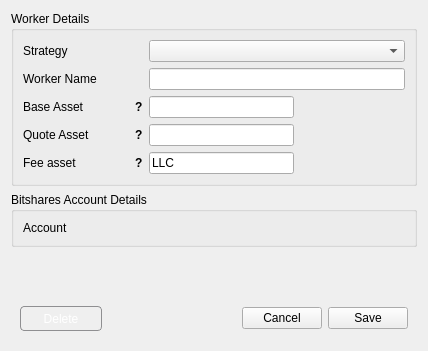
<?xml version="1.0" encoding="UTF-8"?>
<ui version="4.0">
 <class>Dialog</class>
 <widget class="QDialog" name="Dialog">
  <property name="geometry">
   <rect>
    <x>0</x>
    <y>0</y>
    <width>428</width>
    <height>351</height>
   </rect>
  </property>
  <property name="windowTitle">
   <string>DEXBot - Edit Worker</string>
  </property>
  <layout class="QVBoxLayout" name="verticalLayout">
   <item>
    <widget class="QGroupBox" name="groupBox">
     <property name="title">
      <string>Worker Details</string>
     </property>
     <layout class="QFormLayout" name="formLayout_3">
      <item row="0" column="0">
       <widget class="QLabel" name="strategy_label">
        <property name="minimumSize">
         <size>
          <width>120</width>
          <height>0</height>
         </size>
        </property>
        <property name="maximumSize">
         <size>
          <width>120</width>
          <height>16777215</height>
         </size>
        </property>
        <property name="text">
         <string>Strategy</string>
        </property>
        <property name="buddy">
         <cstring>strategy_input</cstring>
        </property>
       </widget>
      </item>
      <item row="0" column="1">
       <widget class="QComboBox" name="strategy_input">
        <property name="currentIndex">
         <number>-1</number>
        </property>
       </widget>
      </item>
      <item row="1" column="0">
       <widget class="QLabel" name="worker_name_label">
        <property name="minimumSize">
         <size>
          <width>120</width>
          <height>0</height>
         </size>
        </property>
        <property name="maximumSize">
         <size>
          <width>120</width>
          <height>16777215</height>
         </size>
        </property>
        <property name="text">
         <string>Worker Name</string>
        </property>
        <property name="buddy">
         <cstring>worker_name_input</cstring>
        </property>
       </widget>
      </item>
      <item row="1" column="1">
       <widget class="QLineEdit" name="worker_name_input"/>
      </item>
      <item row="5" column="1">
       <widget class="QLineEdit" name="quote_asset_input">
        <property name="sizePolicy">
         <sizepolicy hsizetype="Fixed" vsizetype="Fixed">
          <horstretch>0</horstretch>
          <verstretch>0</verstretch>
         </sizepolicy>
        </property>
        <property name="maximumSize">
         <size>
          <width>145</width>
          <height>16777215</height>
         </size>
        </property>
       </widget>
      </item>
      <item row="3" column="0">
       <widget class="QWidget" name="base_asset_wrap" native="true">
        <property name="sizePolicy">
         <sizepolicy hsizetype="Fixed" vsizetype="Preferred">
          <horstretch>0</horstretch>
          <verstretch>0</verstretch>
         </sizepolicy>
        </property>
        <property name="minimumSize">
         <size>
          <width>120</width>
          <height>0</height>
         </size>
        </property>
        <property name="maximumSize">
         <size>
          <width>120</width>
          <height>16777215</height>
         </size>
        </property>
        <layout class="QHBoxLayout" name="horizontalLayout">
         <property name="spacing">
          <number>0</number>
         </property>
         <property name="leftMargin">
          <number>0</number>
         </property>
         <property name="topMargin">
          <number>0</number>
         </property>
         <property name="rightMargin">
          <number>0</number>
         </property>
         <property name="bottomMargin">
          <number>0</number>
         </property>
         <item>
          <widget class="QLabel" name="base_asset_label">
           <property name="minimumSize">
            <size>
             <width>0</width>
             <height>0</height>
            </size>
           </property>
           <property name="maximumSize">
            <size>
             <width>16777215</width>
             <height>16777215</height>
            </size>
           </property>
           <property name="text">
            <string>Base Asset</string>
           </property>
          </widget>
         </item>
         <item>
          <widget class="QLabel" name="base_asset_tooltip">
           <property name="sizePolicy">
            <sizepolicy hsizetype="Fixed" vsizetype="Preferred">
             <horstretch>0</horstretch>
             <verstretch>0</verstretch>
            </sizepolicy>
           </property>
           <property name="font">
            <font>
             <weight>75</weight>
             <bold>true</bold>
            </font>
           </property>
           <property name="cursor">
            <cursorShape>WhatsThisCursor</cursorShape>
           </property>
           <property name="toolTip">
            <string>Asset to be used as unit of measure</string>
           </property>
           <property name="text">
            <string>?</string>
           </property>
           <property name="margin">
            <number>5</number>
           </property>
          </widget>
         </item>
        </layout>
       </widget>
      </item>
      <item row="5" column="0">
       <widget class="QWidget" name="quote_asset_wrap" native="true">
        <property name="sizePolicy">
         <sizepolicy hsizetype="Fixed" vsizetype="Preferred">
          <horstretch>0</horstretch>
          <verstretch>0</verstretch>
         </sizepolicy>
        </property>
        <property name="minimumSize">
         <size>
          <width>120</width>
          <height>0</height>
         </size>
        </property>
        <property name="maximumSize">
         <size>
          <width>120</width>
          <height>16777215</height>
         </size>
        </property>
        <layout class="QHBoxLayout" name="horizontalLayout_3">
         <property name="spacing">
          <number>0</number>
         </property>
         <property name="leftMargin">
          <number>0</number>
         </property>
         <property name="topMargin">
          <number>0</number>
         </property>
         <property name="rightMargin">
          <number>0</number>
         </property>
         <property name="bottomMargin">
          <number>0</number>
         </property>
         <item>
          <widget class="QLabel" name="quote_asset_label">
           <property name="minimumSize">
            <size>
             <width>0</width>
             <height>0</height>
            </size>
           </property>
           <property name="maximumSize">
            <size>
             <width>16777215</width>
             <height>16777215</height>
            </size>
           </property>
           <property name="text">
            <string>Quote Asset</string>
           </property>
           <property name="buddy">
            <cstring>quote_asset_input</cstring>
           </property>
          </widget>
         </item>
         <item>
          <widget class="QLabel" name="quote_asset_tooltip">
           <property name="sizePolicy">
            <sizepolicy hsizetype="Fixed" vsizetype="Preferred">
             <horstretch>0</horstretch>
             <verstretch>0</verstretch>
            </sizepolicy>
           </property>
           <property name="font">
            <font>
             <weight>75</weight>
             <bold>true</bold>
            </font>
           </property>
           <property name="cursor">
            <cursorShape>WhatsThisCursor</cursorShape>
           </property>
           <property name="toolTip">
            <string>Asset to be bought and sold</string>
           </property>
           <property name="text">
            <string>?</string>
           </property>
           <property name="margin">
            <number>5</number>
           </property>
          </widget>
         </item>
        </layout>
       </widget>
      </item>
      <item row="6" column="0">
       <widget class="QWidget" name="fee_asset_wrap" native="true">
        <property name="sizePolicy">
         <sizepolicy hsizetype="Fixed" vsizetype="Preferred">
          <horstretch>0</horstretch>
          <verstretch>0</verstretch>
         </sizepolicy>
        </property>
        <property name="minimumSize">
         <size>
          <width>120</width>
          <height>0</height>
         </size>
        </property>
        <property name="maximumSize">
         <size>
          <width>120</width>
          <height>16777215</height>
         </size>
        </property>
        <layout class="QHBoxLayout" name="horizontalLayout_5">
         <property name="spacing">
          <number>0</number>
         </property>
         <property name="leftMargin">
          <number>0</number>
         </property>
         <property name="topMargin">
          <number>0</number>
         </property>
         <property name="rightMargin">
          <number>0</number>
         </property>
         <property name="bottomMargin">
          <number>0</number>
         </property>
         <item>
          <widget class="QLabel" name="fee_asset_label">
           <property name="minimumSize">
            <size>
             <width>0</width>
             <height>0</height>
            </size>
           </property>
           <property name="maximumSize">
            <size>
             <width>16777215</width>
             <height>16777215</height>
            </size>
           </property>
           <property name="text">
            <string>Fee asset</string>
           </property>
           <property name="buddy">
            <cstring>quote_asset_input</cstring>
           </property>
          </widget>
         </item>
         <item>
          <widget class="QLabel" name="fee_asset_tooltip">
           <property name="sizePolicy">
            <sizepolicy hsizetype="Fixed" vsizetype="Preferred">
             <horstretch>0</horstretch>
             <verstretch>0</verstretch>
            </sizepolicy>
           </property>
           <property name="font">
            <font>
             <weight>75</weight>
             <bold>true</bold>
            </font>
           </property>
           <property name="cursor">
            <cursorShape>WhatsThisCursor</cursorShape>
           </property>
           <property name="toolTip">
            <string>Asset to be used to pay transaction fees</string>
           </property>
           <property name="text">
            <string>?</string>
           </property>
           <property name="margin">
            <number>5</number>
           </property>
          </widget>
         </item>
        </layout>
       </widget>
      </item>
      <item row="6" column="1">
       <widget class="QLineEdit" name="fee_asset_input">
        <property name="sizePolicy">
         <sizepolicy hsizetype="Fixed" vsizetype="Fixed">
          <horstretch>0</horstretch>
          <verstretch>0</verstretch>
         </sizepolicy>
        </property>
        <property name="minimumSize">
         <size>
          <width>145</width>
          <height>0</height>
         </size>
        </property>
        <property name="maximumSize">
         <size>
          <width>80</width>
          <height>16777215</height>
         </size>
        </property>
        <property name="text">
         <string>LLC</string>
        </property>
       </widget>
      </item>
      <item row="3" column="1">
       <widget class="QLineEdit" name="base_asset_input">
        <property name="sizePolicy">
         <sizepolicy hsizetype="Fixed" vsizetype="Fixed">
          <horstretch>0</horstretch>
          <verstretch>0</verstretch>
         </sizepolicy>
        </property>
        <property name="minimumSize">
         <size>
          <width>145</width>
          <height>0</height>
         </size>
        </property>
        <property name="maximumSize">
         <size>
          <width>145</width>
          <height>16777215</height>
         </size>
        </property>
       </widget>
      </item>
     </layout>
    </widget>
   </item>
   <item>
    <widget class="QGroupBox" name="groupBox_2">
     <property name="title">
      <string>Bitshares Account Details</string>
     </property>
     <layout class="QFormLayout" name="formLayout_2">
      <property name="rowWrapPolicy">
       <enum>QFormLayout::WrapLongRows</enum>
      </property>
      <item row="0" column="0">
       <widget class="QLabel" name="account_label">
        <property name="sizePolicy">
         <sizepolicy hsizetype="Fixed" vsizetype="Preferred">
          <horstretch>0</horstretch>
          <verstretch>0</verstretch>
         </sizepolicy>
        </property>
        <property name="minimumSize">
         <size>
          <width>120</width>
          <height>0</height>
         </size>
        </property>
        <property name="maximumSize">
         <size>
          <width>120</width>
          <height>16777215</height>
         </size>
        </property>
        <property name="text">
         <string>Account</string>
        </property>
       </widget>
      </item>
      <item row="0" column="1">
       <widget class="QLabel" name="account_name">
        <property name="text">
         <string/>
        </property>
       </widget>
      </item>
     </layout>
    </widget>
   </item>
   <item>
    <widget class="QWidget" name="widget_2" native="true">
     <layout class="QVBoxLayout" name="strategy_container">
      <property name="leftMargin">
       <number>0</number>
      </property>
      <property name="topMargin">
       <number>0</number>
      </property>
      <property name="rightMargin">
       <number>0</number>
      </property>
      <property name="bottomMargin">
       <number>0</number>
      </property>
     </layout>
    </widget>
   </item>
   <item>
    <spacer name="verticalSpacer">
     <property name="orientation">
      <enum>Qt::Vertical</enum>
     </property>
     <property name="sizeHint" stdset="0">
      <size>
       <width>20</width>
       <height>1</height>
      </size>
     </property>
    </spacer>
   </item>
   <item>
    <widget class="QWidget" name="widget" native="true">
     <property name="sizePolicy">
      <sizepolicy hsizetype="Preferred" vsizetype="Fixed">
       <horstretch>0</horstretch>
       <verstretch>0</verstretch>
      </sizepolicy>
     </property>
     <layout class="QHBoxLayout" name="horizontalLayout_2">
      <item>
       <widget class="QPushButton" name="remove_button">
        <property name="cursor">
         <cursorShape>PointingHandCursor</cursorShape>
        </property>
        <property name="styleSheet">
         <string notr="true"> QPushButton {
	border: 1px solid #8f8f91;
	border-radius: 4px;
	background-color: qlineargradient(x1: 0, y1: 0, x2: 0, y2: 1,
                                       stop: 0 #eb9994, stop: 1 #cc2522);
	min-width: 80px;
	min-height: 23px;
	color: #fff;
 }
 
 QPushButton:hover {
     background-color: qlineargradient(x1: 0, y1: 0, x2: 0, y2: 1,
                                       stop: 0 #ed9f9c, stop: 1 #db4240);
 }
</string>
        </property>
        <property name="text">
         <string>Delete</string>
        </property>
       </widget>
      </item>
      <item>
       <spacer name="horizontalSpacer">
        <property name="orientation">
         <enum>Qt::Horizontal</enum>
        </property>
        <property name="sizeHint" stdset="0">
         <size>
          <width>179</width>
          <height>20</height>
         </size>
        </property>
       </spacer>
      </item>
      <item>
       <widget class="QPushButton" name="cancel_button">
        <property name="sizePolicy">
         <sizepolicy hsizetype="Fixed" vsizetype="Fixed">
          <horstretch>0</horstretch>
          <verstretch>0</verstretch>
         </sizepolicy>
        </property>
        <property name="cursor">
         <cursorShape>PointingHandCursor</cursorShape>
        </property>
        <property name="text">
         <string>Cancel</string>
        </property>
       </widget>
      </item>
      <item>
       <widget class="QPushButton" name="save_button">
        <property name="sizePolicy">
         <sizepolicy hsizetype="Fixed" vsizetype="Fixed">
          <horstretch>0</horstretch>
          <verstretch>0</verstretch>
         </sizepolicy>
        </property>
        <property name="cursor">
         <cursorShape>PointingHandCursor</cursorShape>
        </property>
        <property name="text">
         <string>Save</string>
        </property>
       </widget>
      </item>
     </layout>
    </widget>
   </item>
  </layout>
 </widget>
 <resources/>
 <connections/>
</ui>
